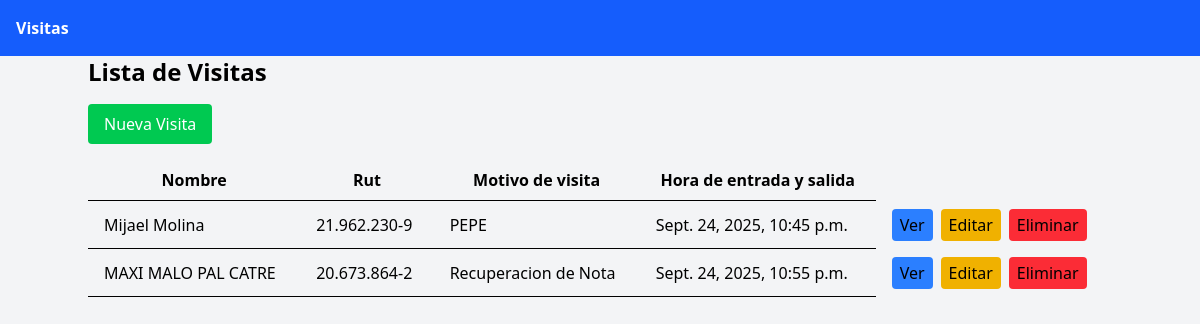
The page / on the database its author committed.
### Visitas/models.py (models this page shows)
class Visita(models.Model):
    nombre = models.CharField(max_length=100)
    rut = models.CharField(max_length=12)
    motivo_de_visita = models.TextField()
    hora_de_entrada_y_salida = models.DateTimeField(auto_now_add=True)

### Visitas/views.py (the view)
# urls.py: path("",views.lista_visitas, name="lista_visitas"),
def lista_visitas(request):
    visitas = Visita.objects.all()
    return render(request, 'visitas/lista_visitas.html', {'visitas': visitas})

### Visitas/templates/Visitas/lista_visitas.html (shortened to what this page needs)
{% extends 'Visitas/base.html' %}
{% block content %}
  <h1 class="text-2xl font-bold mb-4">Lista de Visitas</h1>
  <a href="{% url 'nueva_visita' %}" class="bg-green-500 text-white px-4 py-2 rounded mb-4 inline-block hover:scale-105 transiiton-all ease-in">Nueva Visita</a>
  <table class="min-w-full bg-white,">
    <thead>
      <tr>
        <th class="py-2 px-4 border-b">Nombre</th>
        <th class="py-2 px-4 border-b">Rut</th>
        <th class="py-2 px-4 border-b">Motivo de visita</th>
        <th class="py-2 px-4 border-b">Hora de entrada y salida</th>
      </tr>
    </thead>
    <tbody>
      {% for visita in visitas %}
        <tr>
          <td class="py-2 px-4 border-b">{{ visita.nombre }}</td>
          <td class="py-2 px-4 border-b">{{ visita.rut }}</td>
          <td class="py-2 px-4 border-b">{{ visita.motivo_de_visita }}</td>
          <td class="py-2 px-4 border-b">{{ visita.hora_de_entrada_y_salida }}</td>
          <td class="py-2 px-4 border-b,">
            <menu class="flex flex-row gap-2 items-center text-white,">
              <a href="{% url 'detalle_visita' visita.id %}" class="bg-blue-500 hover:scale-105 transition-all ease-in px-2 py-1 rounded">Ver</a>
              <a href="{% url 'editar_visita' visita.id %}" class="bg-yellow-500 hover:scale-105 transition-all ease-in px-2 py-1 rounded">Editar</a>
              <a href="{% url 'eliminar_visita' visita.id %}" class="bg-red-500 hover:scale-105 transition-all ease-in px-2 py-1 rounded">Eliminar</a>
            </menu>
          </td>
        </tr>
      {% endfor %}
    </tbody>
  </table>
{% endblock %}

### Visitas/templates/Visitas/base.html (shortened to what this page needs)
<!DOCTYPE html>
<html lang="es">
  <head>
    <script src="https://cdn.jsdelivr.net/npm/@tailwindcss/browser@4"></script>
  </head>
  <body class="bg-gray-100 text-gray-800,">
    <nav class="bg-blue-600 p-4 text-white">
      <a href="{% url 'lista_visitas' %}" class="font-bold">Visitas</a>
    </nav>
    <div class="container mx-auto p-4, text-align">
      {% block content %}
      {% endblock %}
    </div>
  </body>
</html>

### rows shown on the page
Visita: nombre "Mijael Molina", rut "21.962.230-9", motivo_de_visita "PEPE", hora_de_entrada_y_salida "Sept. 24, 2025, 10:45 p.m."
Visita: nombre "MAXI MALO PAL CATRE", rut "20.673.864-2", motivo_de_visita "Recuperacion de Nota", hora_de_entrada_y_salida "Sept. 24, 2025, 10:55 p.m."
